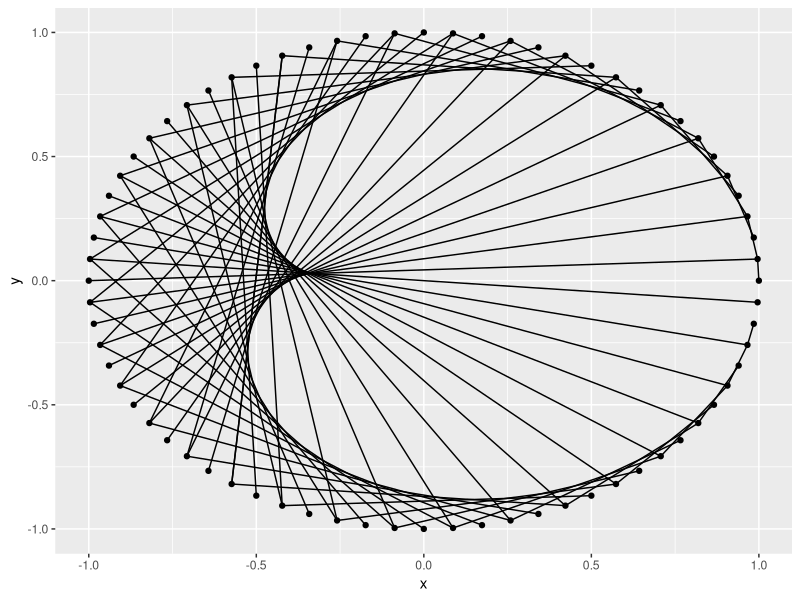

Write the R code that produced this figure.
# Just fooling around with a pattern I found here:
# http://www.theguardian.com/science/alexs-adventures-in-numberland/2015/nov/26/solving-for-xmas-how-to-make-mathematical-christmas-cards

library(ggplot2)
cardioid <- function(num_pts, stride) {
  radian_indices <- seq(0, 2*pi, length.out=num_pts + 1)[1:num_pts]
  pts <- data.frame(x = cos(radian_indices), y = sin(radian_indices))
  startx <- pts$x[1:num_pts]
  starty <- pts$y[1:num_pts]
  end_indices <- (1:num_pts * stride) %% num_pts
  end_indices[which(end_indices == 0)] = num_pts
  endx <- pts$x[end_indices]
  endy <- pts$y[end_indices]
  df2 <- data.frame(x = startx, xend= endx, y = starty, yend = endy)
  p <- ggplot(pts, aes(x = x, y = y)) + geom_point()
  p <- p + geom_segment(data=df2, mapping=aes(x=x, y=y, xend=xend,yend=yend))
  return(p)
}

cardioid(72, 2)



